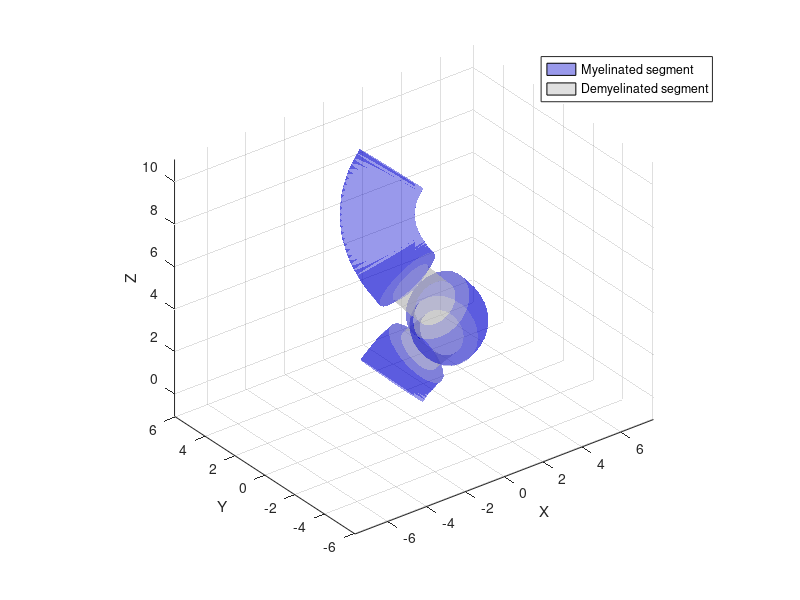

This figure's MATLAB source:
%% Parameters
numRings    = 80;
circleRes   = 24;
radiusAxon  = 1;
gRatio      = 0.65;
radiusMyelin= radiusAxon / gRatio;
undAmp      = 1.5;
undFreq     = 0.1;
segmentLength = 10;
demyelinationProb = 0.2;

z = linspace(0, 10, numRings);

x = undAmp * sin(2*pi*undFreq*z);
y = undAmp * cos(2*pi*undFreq*z);
centerline = [x; y; z];

theta = linspace(0, 2*pi, circleRes+1);
theta(end) = [];
circle = [cos(theta); sin(theta)];

demyelinMap = true(1,numRings);
startIdxs = 1:segmentLength:numRings;
for si = startIdxs
    if rand < demyelinationProb
        idxEnd = min(numRings, si + segmentLength - 1);
        demyelinMap(si:idxEnd) = false;
    end
end

vertsMyelin = zeros(numRings*circleRes, 3);
vertsAxon = zeros(numRings*circleRes, 3);
ringCenters = zeros(numRings, 3);
tangents = zeros(numRings, 3);
ringColors = zeros(numRings, 3);

for i = 1:numRings
    p = centerline(:,i);
    ringCenters(i,:) = p';

    if i == 1
        t = centerline(:,i+1) - p;
    elseif i == numRings
        t = p - centerline(:,i-1);
    else
        t = centerline(:,i+1) - centerline(:,i-1);
    end
    t = t / norm(t);
    tangents(i,:) = t';

    ref = [0;0;1];
    if abs(dot(t,ref)) > 0.9
        ref = [1;0;0];
    end
    n1 = cross(t,ref); n1 = n1/norm(n1);
    n2 = cross(t,n1);

    if demyelinMap(i)
        rOuter = radiusMyelin;
        ringColors(i,:) = [0 0 0.8]; % myelinated
    else
        rOuter = radiusAxon;
        ringColors(i,:) = [0.7 0.7 0.7]; % demyelinated
    end

    ringMyelin = p + rOuter * (n1*circle(1,:) + n2*circle(2,:));
    ringAxon   = p + radiusAxon * (n1*circle(1,:) + n2*circle(2,:));

    vertsMyelin((i-1)*circleRes + (1:circleRes), :) = ringMyelin';
    vertsAxon((i-1)*circleRes + (1:circleRes), :) = ringAxon';
end

faces = [];
for i = 1:(numRings - 1)
    for j = 1:circleRes
        i1 = (i-1)*circleRes + j;
        i2 = (i-1)*circleRes + mod(j,circleRes) + 1;
        i3 = i1 + circleRes;
        i4 = i2 + circleRes;
        faces = [faces; i1 i3 i4; i1 i4 i2];
    end
end

%% Render
figure('Color','w');
hold on;
for i = 1:numRings-1
    vertsIdx = [(i-1)*circleRes + (1:circleRes), i*circleRes + (1:circleRes)];
    faceIdx = [];
    for j = 1:circleRes
        i1 = (j-1) + 1;
        i2 = mod(j,circleRes) + 1;
        faceIdx = [faceIdx; i1 i1+circleRes i2+circleRes; i1 i2+circleRes i2];
    end
    vertsSegment = vertsMyelin(vertsIdx,:);
    c = (ringColors(i,:) + ringColors(i+1,:))/2;
    patch('Vertices', vertsSegment, 'Faces', faceIdx, 'FaceColor', c, 'EdgeColor', 'none', 'FaceAlpha', 0.4);
end
plot3(centerline(1,:), centerline(2,:), centerline(3,:), 'k--', 'LineWidth', 1.5);
hBlue = patch(NaN,NaN,[0 0 0.8],'FaceAlpha',0.4);
hRed = patch(NaN,NaN,[0.7 0.7 0.7],'FaceAlpha',0.4);
legend([hBlue hRed], {'Myelinated segment','Demyelinated segment'}, 'Location', 'northeast');
axis equal;
grid on;
xlabel('X');
ylabel('Y');
zlabel('Z');
view(3);
hold off;
